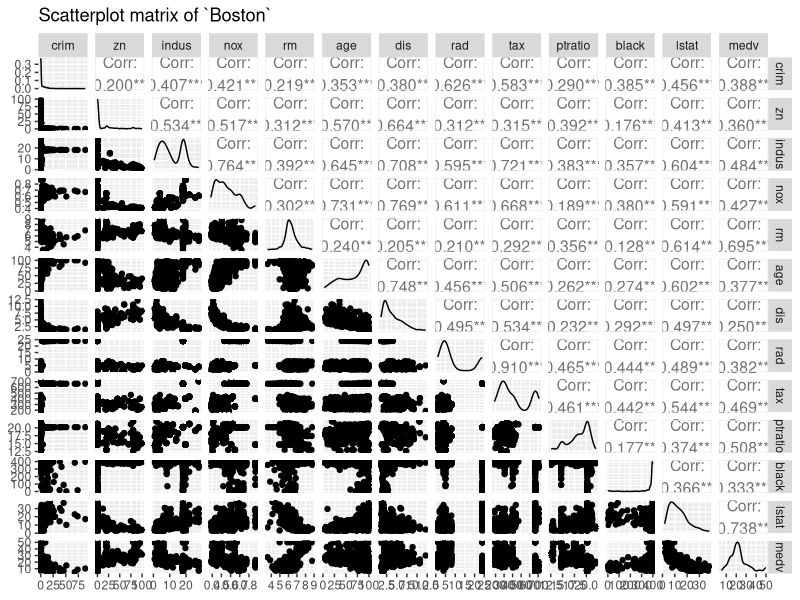
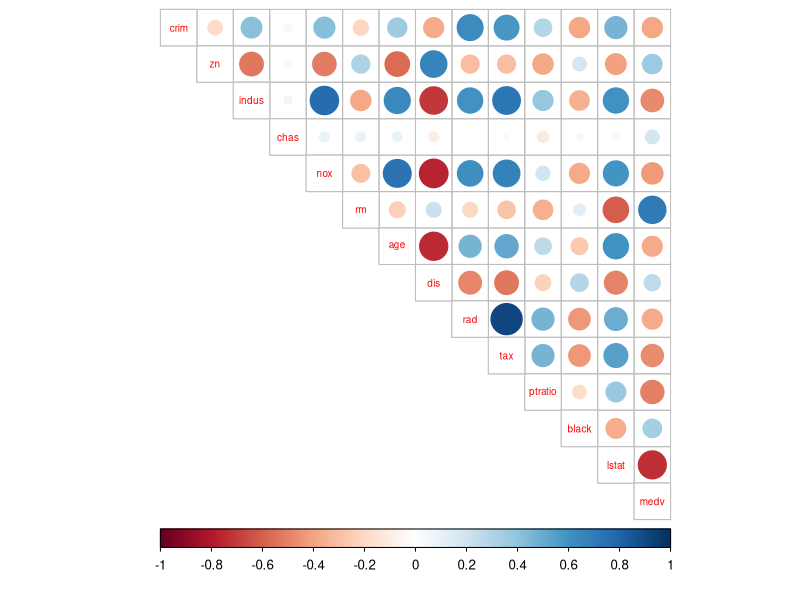
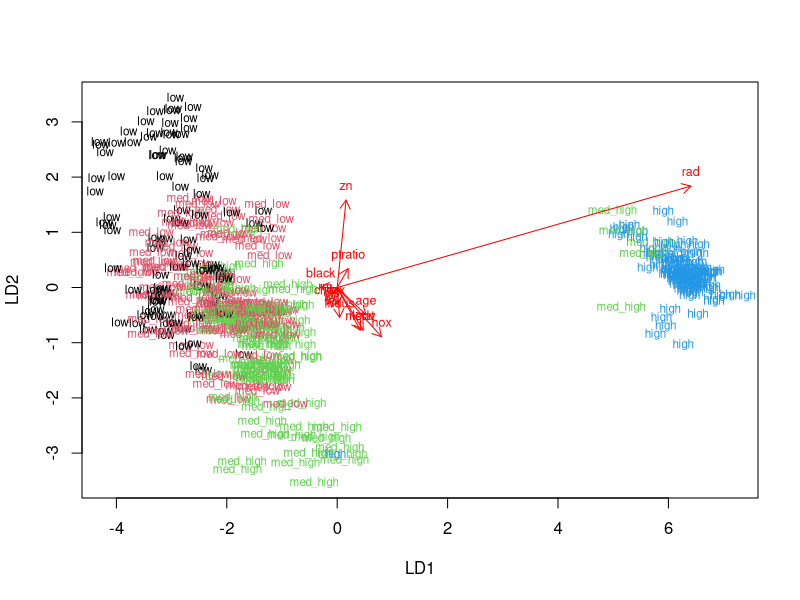
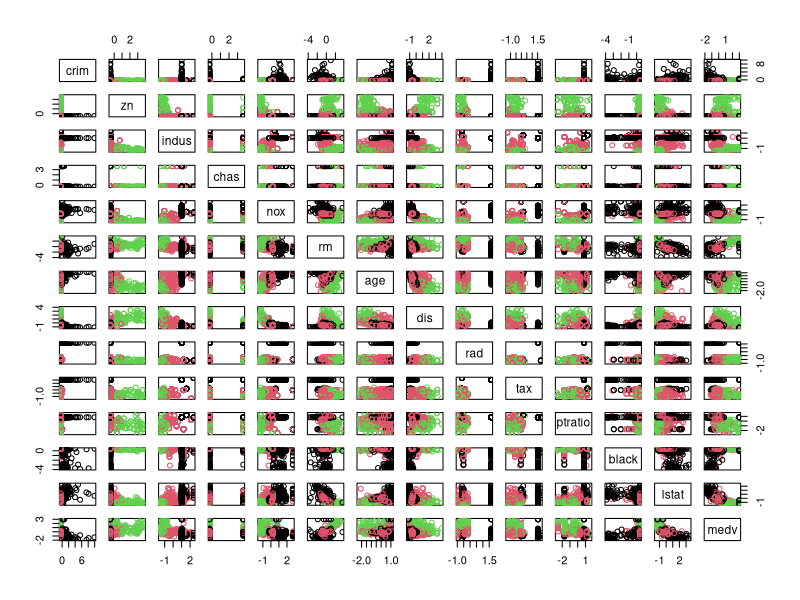
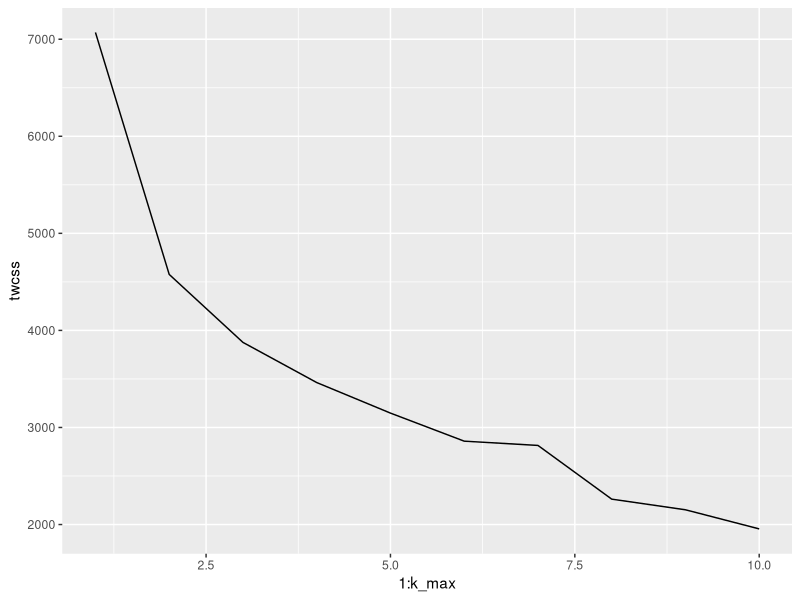
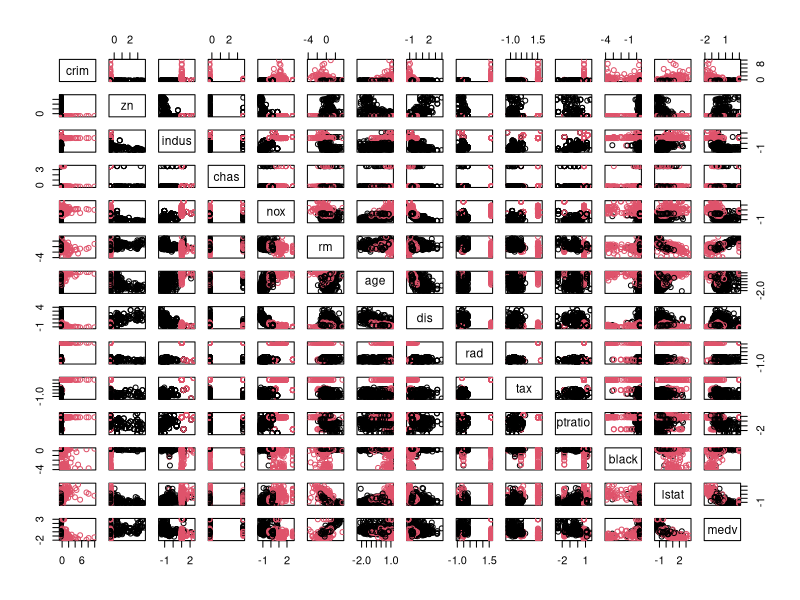

Recreate these plots in R, in order.
## ---- chunk 1
# access the MASS package
library(MASS)

# load the data
data("Boston")

# Structure and dimensions of the data
str(Boston)
## ---- chunk 2
summary(Boston)
## ---- chunk 3
#fig1, fig.height = 19, fig.width = 17}
library(ggplot2)
library(GGally)

# remove chas variable which is categorical
Boston_cont <- subset(Boston, select = -chas)

ggpairs(Boston_cont,
        upper = list(continuous = wrap('cor', size = 4)),
        title = "Scatterplot matrix of `Boston`")
## ---- chunk 4
#fig.height = 12, fig.width = 8}
library(corrplot)

# calculate the correlation matrix and round it
cor_matrix<-cor(Boston) %>% round(digits = 2)

# print the correlation matrix
cor_matrix

# visualize the correlation matrix
corrplot(cor_matrix, method="circle", type="upper", cl.pos="b", tl.pos="d", tl.cex = 0.6)
## ---- chunk 5
# center and standardize variables
boston_scaled <- scale(Boston)

# summaries of the scaled variables
summary(boston_scaled)

# change the object to data frame
boston_scaled <- as.data.frame(boston_scaled)
## ---- chunk 6
# create a quantile vector of crim and print it
bins <- quantile(boston_scaled$crim)

# create a categorical variable 'crime'
crime <- cut(boston_scaled$crim, breaks = bins, include.lowest = TRUE, label = c("low", "med_low", "med_high", "high"))

# remove original crim from the dataset
boston_scaled <- dplyr::select(boston_scaled, -crim)

# add the new categorical value to scaled data
boston_scaled <- data.frame(boston_scaled, crime)

## ---- chunk 7
# number of rows in the Boston dataset 
n <- nrow(boston_scaled)

# choose randomly 80% of the rows
ind <- sample(n,  size = n * 0.8)

# create train set
train <- boston_scaled[ind,]

## ---- chunk 8
# linear discriminant analysis
lda.fit <- lda(crime ~ ., data = train)

# print the lda.fit object
lda.fit

## ---- chunk 9
# the function for lda biplot arrows
lda.arrows <- function(x, myscale = 1, arrow_heads = 0.1, color = "red", tex = 0.75, choices = c(1,2)){
  heads <- coef(x)
  arrows(x0 = 0, y0 = 0, 
         x1 = myscale * heads[,choices[1]], 
         y1 = myscale * heads[,choices[2]], col=color, length = arrow_heads)
  text(myscale * heads[,choices], labels = row.names(heads), 
       cex = tex, col=color, pos=3)
}

# target classes as numeric
classes <- as.numeric(train$crime)

# plot the lda results
plot(lda.fit, dimen = 2, col = classes, pch = classes)
lda.arrows(lda.fit, myscale = 2)
## ---- chunk 10
# create test set 
test <- boston_scaled[-ind,]

# save the correct classes from test data
correct_classes <- test$crime

# remove the crime variable from test data
test <- dplyr::select(test, -crime)

# predict classes with test data
lda.pred <- predict(lda.fit, newdata = test)

# cross tabulate the results
table(correct = correct_classes, predicted = lda.pred$class)

## ---- chunk 11
# center and standardize variables
boston_scaled <- scale(Boston)

# change the object to data frame
boston_scaled <- as.data.frame(boston_scaled)

# euclidean distance matrix
dist_eu <- dist(boston_scaled)

# look at the summary of the distances
summary(dist_eu)
## ---- chunk 12
# fig.height = 19, fig.width = 17}

km <-kmeans(boston_scaled, centers = 3)

# plot the Boston dataset with clusters
pairs(boston_scaled, col = km$cluster)
## ---- chunk 13
# fig.height = 19, fig.width = 17}

set.seed(123)

# determine the number of clusters
k_max <- 10

# calculate the total within sum of squares
twcss <- sapply(1:k_max, function(k){kmeans(boston_scaled, k)$tot.withinss})

# visualize the results
qplot(x = 1:k_max, y = twcss, geom = 'line')

# k-means clustering
km <-kmeans(boston_scaled, centers = 2)

# plot the Boston dataset with clusters
pairs(boston_scaled, col = km$cluster)

